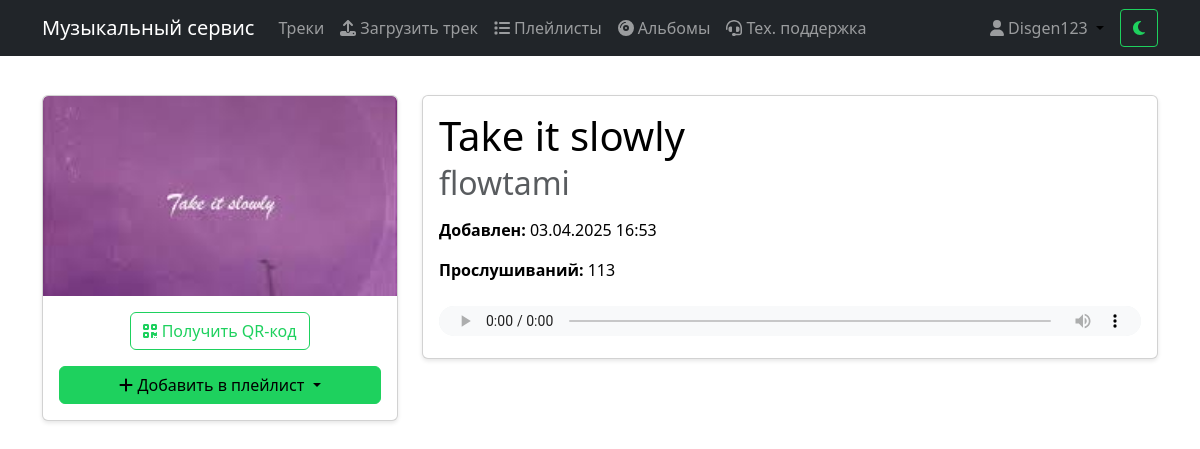
/tracks/10/ (signed in), run on an earlier commit of the app's database.
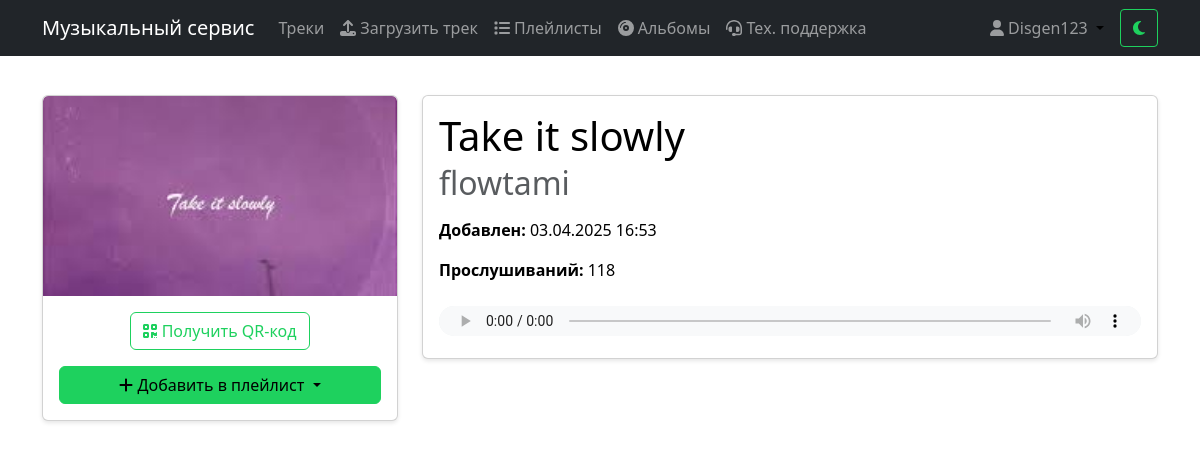
And on a later commit of the database.
### music/models.py (models this page shows, shortened)
class Track(models.Model):
    title = models.CharField(max_length=200, verbose_name='Название')
    artist = models.CharField(max_length=200, verbose_name='Исполнитель')
    album = models.ForeignKey(Album, on_delete=models.CASCADE, related_name='tracks', null=True, blank=True, verbose_name='Альбом')
    track_number = models.PositiveIntegerField(null=True, blank=True, verbose_name='Номер трека')
    audio_file = models.FileField(upload_to='tracks/', validators=[validate_audio_file], null=True, blank=True, verbose_name='Аудио файл')
    cover = models.ImageField(upload_to='covers/', null=True, blank=True, verbose_name='Обложка')
    duration = models.DurationField(null=True, blank=True, verbose_name='Длительность')
    play_count = models.PositiveIntegerField(default=0, verbose_name='Количество прослушиваний')
    user = models.ForeignKey(User, on_delete=models.CASCADE, null=True, blank=True, verbose_name='Пользователь')
    created_at = models.DateTimeField(auto_now_add=True, verbose_name='Дата создания')
    is_approved = models.BooleanField(default=False, verbose_name='Одобрен')
    moderation_comment = models.TextField(null=True, blank=True, verbose_name='Комментарий модератора')
    is_explicit = models.BooleanField(default=False, verbose_name='Есть цензура')
    class Meta:
        verbose_name = 'Трек'
        verbose_name_plural = 'Треки'
        ordering = ['album', 'track_number', '-created_at']

### music/views.py (the view)
# urls.py: path('tracks/<int:pk>/', views.track_detail, name='track_detail'),
@login_required
def track_detail(request, pk):
    track = get_object_or_404(Track, pk=pk)
    if not check_age_restriction(request.user, track):
        raise PermissionDenied("Вам должно быть 18 лет для доступа к этому треку")
    user_playlists = Playlist.objects.filter(user=request.user)
    return render(request, 'music/track_detail.html', {
        'track': track,
        'user_playlists': user_playlists
    })

### music/context_processors.py (called while the page is built)
def pending_tracks_count(request):
    if request.user.is_authenticated and request.user.is_superuser:
        return {'pending_tracks_count': Track.objects.filter(is_approved=False).count()}
    return {'pending_tracks_count': 0}

def support_tickets_count(request):
    if request.user.is_authenticated and request.user.is_superuser:
        unread_count = SupportMessage.objects.filter(
            ticket__status__in=['open', 'in_progress'],
            is_read=False
        ).exclude(user=request.user).count()
    else:
        unread_count = 0
    return {'unread_tickets_count': unread_count}

### music/views.py (called while the page is built, shortened)
def check_age_restriction(user, track):
    if not track.is_explicit:
        return True

### templates/music/track_detail.html (shortened to what this page needs)
{% extends 'base.html' %}
{% load crispy_forms_tags %}
{% load static %}
{% load music_filters %}
{% block content %}
<div class="row">
    <div class="col-md-4">
        <div class="card">
            {% if track.cover %}
            <img src="{{ track.cover.url }}" class="card-img-top" alt="{{ track.title }}">
            {% else %}
            <img src="https://via.placeholder.com/400" class="card-img-top" alt="Нет обложки">
            {% endif %}
            <div class="card-body text-center">
                <a href="{% url 'music:generate_qr' track.pk %}" class="btn btn-outline-custom mb-3">
                    <i class="fas fa-qrcode"></i> Получить QR-код
                </a>
                {% if user.is_authenticated %}
                <div class="dropdown">
                    <button class="btn btn-custom dropdown-toggle w-100" type="button" id="addToPlaylistDropdown" data-bs-toggle="dropdown" aria-expanded="false">
                        <i class="fas fa-plus"></i> Добавить в плейлист
                    </button>
                </div>
                {% endif %}
            </div>
        </div>
    </div>
    <div class="col-md-8">
        <div class="card">
            <div class="card-body">
                <h1 class="card-title">{{ track.title }}</h1>
                <h2 class="card-subtitle mb-3 text-muted">{{ track.artist }}</h2>
                <p class="card-text">
                    <strong>Добавлен:</strong> {{ track.created_at|date:"d.m.Y H:i" }}
                </p>
                <p class="card-text">
                    <strong>Прослушиваний:</strong> <span class="play-count">{{ track.play_count }}</span>
                </p>
                {% if track.audio_file %}
                <div class="mt-4">
                    <audio controls class="w-100" id="audioPlayer">
                        <source src="{{ track.audio_file.url }}" type="audio/mpeg">
                    </audio>
                </div>
                {% endif %}
            </div>
        </div>
    </div>
</div>
{% endblock %}

What changed in the data, as far as the page shows it:
changed Track "Take it slowly": play_count "113" → "118"
